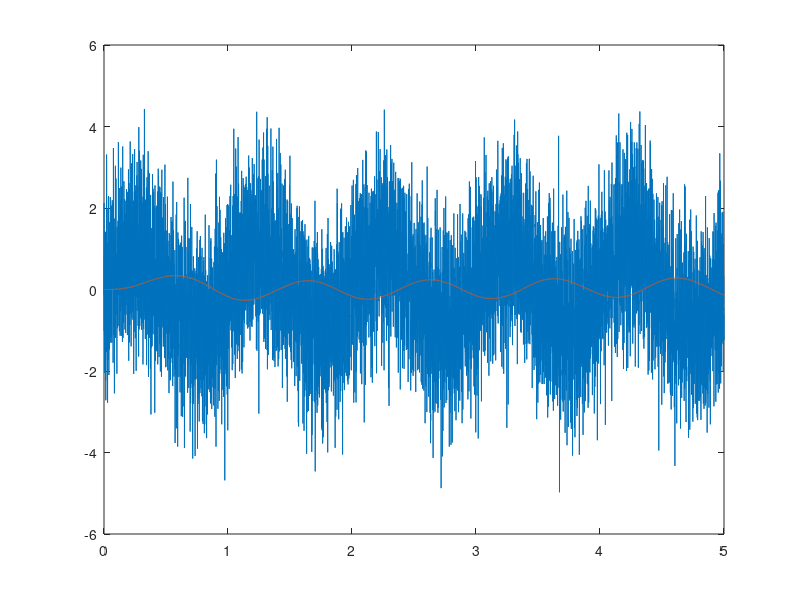

Write MATLAB code to recreate this figure.
% The sampling frequency in Hz.
Fsam = 1500;

% Nyquist frequency, in Hz.
% The Nyquist frequency is half your sampling frequency.
Fnyq = Fsam/2;

% The cut-off frequency of your Low pass filter in Hz.
% This frequency must be greater than 0 and less than Fnyq.
Fc=1/2;

% Create a first-order Butterworth low pass.
% The returned vectors are of legth n.
% Thus a first order filter is created with n = 2.
[b,a]=butter(2, Fc/Fnyq);

% clear unused variables
clear("Fnyq", "Fc");


% Create a 5 seconds signal with 3 components:
% a 1 Hz and a 200 Hz sinusoidal component and some gaussian noise.
t=0:1/Fsam:5;
input=sin(2*pi*t) + sin(2*pi*200*t) + randn(size(t));

% Apply the filter to the input signal and plot input and output.
output=filter(b,a,input);
plot(t, [input; output])



